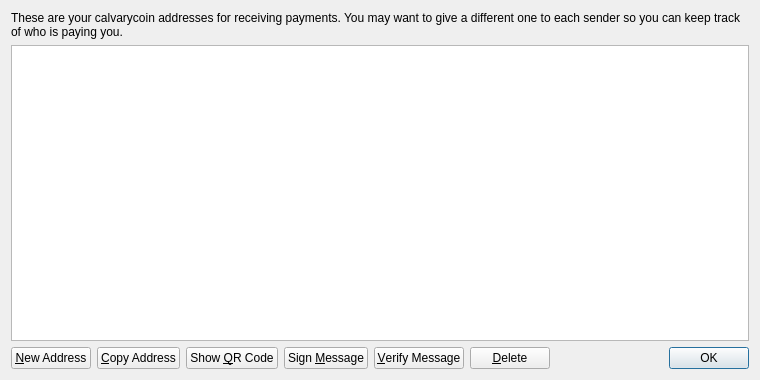
<?xml version="1.0" encoding="UTF-8"?>
<ui version="4.0">
 <class>AddressBookPage</class>
 <widget class="QWidget" name="AddressBookPage">
  <property name="geometry">
   <rect>
    <x>0</x>
    <y>0</y>
    <width>760</width>
    <height>380</height>
   </rect>
  </property>
  <property name="windowTitle">
   <string>Address Book</string>
  </property>
  <layout class="QVBoxLayout" name="verticalLayout">
   <item>
    <widget class="QLabel" name="labelExplanation">
     <property name="text">
      <string>These are your calvarycoin addresses for receiving payments. You may want to give a different one to each sender so you can keep track of who is paying you.</string>
     </property>
     <property name="textFormat">
      <enum>Qt::PlainText</enum>
     </property>
     <property name="wordWrap">
      <bool>true</bool>
     </property>
    </widget>
   </item>
   <item>
    <widget class="QTableView" name="tableView">
     <property name="contextMenuPolicy">
      <enum>Qt::CustomContextMenu</enum>
     </property>
     <property name="toolTip">
      <string>Double-click to edit address or label</string>
     </property>
     <property name="tabKeyNavigation">
      <bool>false</bool>
     </property>
     <property name="alternatingRowColors">
      <bool>true</bool>
     </property>
     <property name="selectionMode">
      <enum>QAbstractItemView::SingleSelection</enum>
     </property>
     <property name="selectionBehavior">
      <enum>QAbstractItemView::SelectRows</enum>
     </property>
     <property name="sortingEnabled">
      <bool>true</bool>
     </property>
     <attribute name="verticalHeaderVisible">
      <bool>false</bool>
     </attribute>
    </widget>
   </item>
   <item>
    <layout class="QHBoxLayout" name="horizontalLayout">
     <item>
      <widget class="QPushButton" name="newAddressButton">
       <property name="toolTip">
        <string>Create a new address</string>
       </property>
       <property name="text">
        <string>&amp;New Address</string>
       </property>
       <property name="icon">
        <iconset resource="../bitcoin.qrc">
         <normaloff>:/icons/add</normaloff>:/icons/add</iconset>
       </property>
      </widget>
     </item>
     <item>
      <widget class="QPushButton" name="copyToClipboard">
       <property name="toolTip">
        <string>Copy the currently selected address to the system clipboard</string>
       </property>
       <property name="text">
        <string>&amp;Copy Address</string>
       </property>
       <property name="icon">
        <iconset resource="../bitcoin.qrc">
         <normaloff>:/icons/editcopy</normaloff>:/icons/editcopy</iconset>
       </property>
      </widget>
     </item>
     <item>
      <widget class="QPushButton" name="showQRCode">
       <property name="text">
        <string>Show &amp;QR Code</string>
       </property>
       <property name="icon">
        <iconset resource="../bitcoin.qrc">
         <normaloff>:/icons/qrcode</normaloff>:/icons/qrcode</iconset>
       </property>
      </widget>
     </item>
     <item>
      <widget class="QPushButton" name="signMessage">
       <property name="toolTip">
        <string>Sign a message to prove you own a calvarycoin address</string>
       </property>
       <property name="text">
        <string>Sign &amp;Message</string>
       </property>
       <property name="icon">
        <iconset resource="../bitcoin.qrc">
         <normaloff>:/icons/edit</normaloff>:/icons/edit</iconset>
       </property>
      </widget>
     </item>
     <item>
      <widget class="QPushButton" name="verifyMessage">
       <property name="toolTip">
        <string>Verify a message to ensure it was signed with a specified calvarycoin address</string>
       </property>
       <property name="text">
        <string>&amp;Verify Message</string>
       </property>
       <property name="icon">
        <iconset resource="../bitcoin.qrc">
         <normaloff>:/icons/transaction_0</normaloff>:/icons/transaction_0</iconset>
       </property>
      </widget>
     </item>
     <item>
      <widget class="QPushButton" name="deleteButton">
       <property name="toolTip">
        <string>Delete the currently selected address from the list</string>
       </property>
       <property name="text">
        <string>&amp;Delete</string>
       </property>
       <property name="icon">
        <iconset resource="../bitcoin.qrc">
         <normaloff>:/icons/remove</normaloff>:/icons/remove</iconset>
       </property>
      </widget>
     </item>
     <item>
      <spacer name="horizontalSpacer">
       <property name="orientation">
        <enum>Qt::Horizontal</enum>
       </property>
       <property name="sizeHint" stdset="0">
        <size>
         <width>40</width>
         <height>20</height>
        </size>
       </property>
      </spacer>
     </item>
     <item>
      <widget class="QDialogButtonBox" name="buttonBox">
       <property name="sizePolicy">
        <sizepolicy hsizetype="Maximum" vsizetype="Fixed">
         <horstretch>0</horstretch>
         <verstretch>0</verstretch>
        </sizepolicy>
       </property>
       <property name="standardButtons">
        <set>QDialogButtonBox::Ok</set>
       </property>
      </widget>
     </item>
    </layout>
   </item>
  </layout>
 </widget>
 <resources>
  <include location="../bitcoin.qrc"/>
 </resources>
 <connections/>
</ui>
